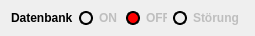
   <widget class="QWidget" name="layoutWidget">
    <property name="geometry">
     <rect>
      <x>947</x>
      <y>271</y>
      <width>241</width>
      <height>20</height>
     </rect>
    </property>
    <layout class="QHBoxLayout" name="horizontalLayout_20">
     <item>
      <widget class="QLabel" name="label_40">
       <property name="maximumSize">
        <size>
         <width>16777215</width>
         <height>14</height>
        </size>
       </property>
       <property name="font">
        <font>
         <pointsize>9</pointsize>
         <weight>75</weight>
         <italic>false</italic>
         <bold>true</bold>
         <underline>false</underline>
         <strikeout>false</strikeout>
         <stylestrategy>PreferAntialias</stylestrategy>
        </font>
       </property>
       <property name="text">
        <string>Datenbank</string>
       </property>
      </widget>
     </item>
     <item>
      <widget class="QRadioButton" name="radioButtonON">
       <property name="enabled">
        <bool>false</bool>
       </property>
       <property name="minimumSize">
        <size>
         <width>41</width>
         <height>0</height>
        </size>
       </property>
       <property name="maximumSize">
        <size>
         <width>16777215</width>
         <height>14</height>
        </size>
       </property>
       <property name="font">
        <font>
         <weight>75</weight>
         <italic>false</italic>
         <bold>true</bold>
         <underline>false</underline>
         <strikeout>false</strikeout>
         <stylestrategy>PreferDefault</stylestrategy>
        </font>
       </property>
       <property name="styleSheet">
        <string notr="true">QRadioButton::indicator {
    width:                  10px;
    height:                 10px;
    border-radius:          7px;
}
QRadioButton::indicator:checked {
    background-color:       green;
    border:                 2px solid black;
}


QRadioButton::indicator:unchecked {
    border:                 2px solid black;
}
</string>
       </property>
       <property name="text">
        <string>ON</string>
       </property>
       <property name="checked">
        <bool>false</bool>
       </property>
      </widget>
     </item>
     <item>
      <widget class="QRadioButton" name="radioButtonOFF">
       <property name="enabled">
        <bool>false</bool>
       </property>
       <property name="minimumSize">
        <size>
         <width>41</width>
         <height>0</height>
        </size>
       </property>
       <property name="maximumSize">
        <size>
         <width>16777215</width>
         <height>14</height>
        </size>
       </property>
       <property name="font">
        <font>
         <weight>75</weight>
         <italic>false</italic>
         <bold>true</bold>
         <underline>false</underline>
         <strikeout>false</strikeout>
         <stylestrategy>PreferDefault</stylestrategy>
        </font>
       </property>
       <property name="styleSheet">
        <string notr="true">QRadioButton::indicator {
    width:                  10px;
    height:                 10px;
    border-radius:          7px;
}
QRadioButton::indicator:checked {
    background-color:       red;
    border:                 2px solid black;
}


QRadioButton::indicator:unchecked {
    border:                 2px solid black;
}
</string>
       </property>
       <property name="text">
        <string>OFF</string>
       </property>
       <property name="checked">
        <bool>true</bool>
       </property>
      </widget>
     </item>
     <item>
      <widget class="QRadioButton" name="radioButtonStoerung">
       <property name="enabled">
        <bool>false</bool>
       </property>
       <property name="minimumSize">
        <size>
         <width>71</width>
         <height>0</height>
        </size>
       </property>
       <property name="maximumSize">
        <size>
         <width>16777215</width>
         <height>14</height>
        </size>
       </property>
       <property name="font">
        <font>
         <weight>75</weight>
         <italic>false</italic>
         <bold>true</bold>
         <underline>false</underline>
         <strikeout>false</strikeout>
         <stylestrategy>PreferDefault</stylestrategy>
        </font>
       </property>
       <property name="styleSheet">
        <string notr="true">QRadioButton::indicator {
    width:                  10px;
    height:                 10px;
    border-radius:          7px;
}
QRadioButton::indicator:checked {
    background-color:       yellow;
    border:                 2px solid black;
}


QRadioButton::indicator:unchecked {
    border:                 2px solid black;
}
</string>
       </property>
       <property name="text">
        <string>Störung</string>
       </property>
       <property name="checked">
        <bool>false</bool>
       </property>
      </widget>
     </item>
    </layout>
   </widget>
